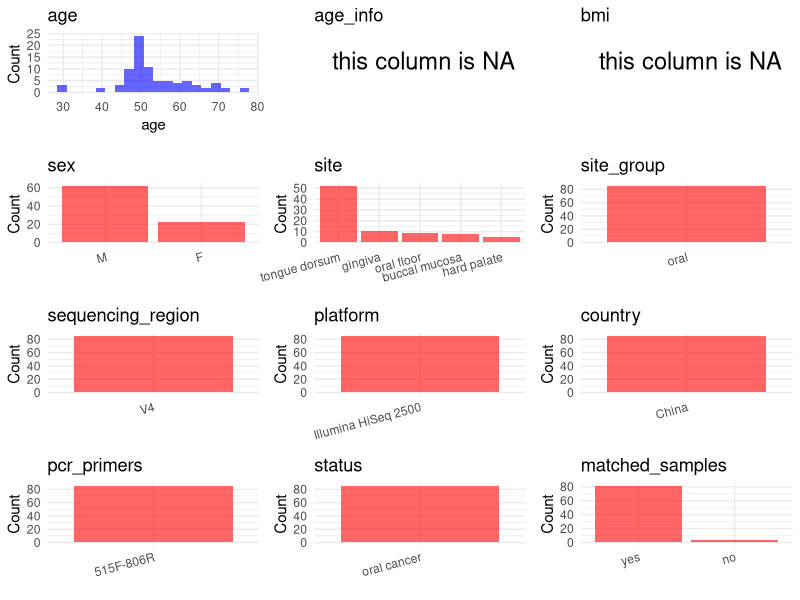

This figure's R source: (Note: this script raises an error after producing the figure.)
## ---- chunk 1
# Load libraries
library(dplyr)
library(ggplot2)
library(cowplot)

# (1) Setting working directory
# EDIT HERE: change project_id for each study
project_id <- "PRJNA813634"

base_dir <- "/beegfs/huangxiaochang/global_oral/global-oral-microbiome/data/projects/"
setwd(file.path(base_dir, project_id))

# (2) Loading raw SRA metadata file
sra_file <- "SraRunTable.csv"
initial_meta <- read.csv("SraRunTable.csv", header = TRUE)

# (3) OPTIONAL: If extra metadata (e.g., Table.x or supplemental materials) are available from the article, you may need to merge the file with initial_meta manually. Below is example code for merging. Depending on the specific case of each study, you can customize the code as needed.
# supp_table <- read.csv("supplemental_table.csv", header = TRUE)
# initial_meta <- left_join(initial_meta, supp_table, by = merge_col_name)
## ---- chunk 2
# (1) Read the article in the following order: abstract, the beginning of the results section, and the methods. Understand the sample size, experimental design, and disease group overview. Clarify the sampling sites; for oral and gut samples, specify the exact sites like supragingival plaque, tongue, etc.

# (2) IMPORTANT: MUST go through each column of initial_meta
# head(initial_meta, 10)

# IMPORTANT: Check the unique values in the column of interest or query column.
# lapply(initial_meta[c('body_habitat', 'body_product', 'body_site')], table) # site
# table(initial_meta$host_subject_id) # subject id
# table(initial_meta$platform..exp.) # output is Illumina
# table(initial_meta$target_subfragment..exp.)
## ---- chunk 3
# (1) EDIT HERE: Parameter setup
# NOTE: This project has no lab control samples (blanks/positives) or non-human samples. Leave keywords empty to skip filtering.
control_column <- NA   # column name in initial_meta
# unique(initial_meta[[control_column]])  # uncomment to explore
control_keywords <- c()     # Enter exact keywords

species_column <- NA          # column name in initial_meta
# unique(initial_meta[[species_column]])  # uncomment to explore
non_human_keywords <- c()            # Enter exact keywords


# (2) Remove controls and non-human samples. DO NOT need to modify code in this part, just run it.
n_samples <- nrow(initial_meta)
# Control evaluation
if (length(control_keywords) > 0) {
  if (is.null(control_column) || control_column == "") {
    stop("Error: control_keywords provided but control_column is missing.")
  }

  if (!(control_column %in% colnames(initial_meta))) {
    stop(sprintf("Error: Column '%s' not found in initial_meta.", control_column))
  }

  control_pattern <- paste(control_keywords, collapse = "|")
  control_text <- initial_meta[[control_column]]
  is_control <- grepl(control_pattern, control_text)

} else {
  is_control <- rep(FALSE, n_samples)
}

# Non-human evaluation
if (length(non_human_keywords) > 0) {
  if (is.null(species_column) || species_column == "") {
    stop("Error: non_human_keywords provided but species_column is missing.")
  }

  if (!(species_column %in% colnames(initial_meta))) {
    stop(sprintf("Error: Column '%s' not found in initial_meta.", control_column))
  }

  non_human_pattern <- paste(non_human_keywords, collapse = "|")
  species_text <- initial_meta[[species_column]]
  is_non_human <- grepl(non_human_pattern, species_text)
} else {
  is_non_human <- rep(FALSE, n_samples)
}

# Execute removal
samples_to_remove <- is_control | is_non_human
initial_meta <- initial_meta[!samples_to_remove, ]

cat("Initial samples counts:",n_samples,"\n")
cat("Removed control samples:", sum(is_control), "\n")
cat("Removed non-human samples:", sum(is_non_human), "\n")
cat("Total samples removed ", sum(samples_to_remove), "\n")
cat("Remaining samples after Step 2:", nrow(initial_meta), "\n")
## ---- chunk 4
# Extract columns from initial_meta as follows:
# (1) No modification needed → extract directly.
# (2) Modification needed → create a column start with 'raw_' and mark the target column as "pending".
# (3) Need to find or determine based on the article.

metadata <- data.frame(
  bioproject = initial_meta$BioProject,
  sample_id = initial_meta$Run,
  raw_subject_id = initial_meta$Sample.Name,
  subject_id = "pending",
  age = initial_meta$AGE,
  age_info = NA,
  bmi = NA,
  raw_sex = initial_meta$sex,
  sex = "pending",
  sequencing_region = "V4",
  platform = initial_meta$Instrument,
  country = "China",
  raw_site = initial_meta$isolate,
  site = "pending",
  site_group = "pending",
  public_time = initial_meta$ReleaseDate,
  pcr_primers = NA,
  title = NA,
  disease_study = NA,
  status = "Tumor",
  matched_samples = "pending",
  is_time_series = "no",
  stringsAsFactors = FALSE
)

metadata$public_time <- as.Date(metadata$public_time)
## ---- chunk 5
# (1) Handle the columns with the `raw_` prefix.
# IMPORTANT: Add comments if the modification is not straightforward!!
# Convert raw_sex to standard F/M encoding
# SRA raw_sex values: female/male
metadata <- metadata %>%
  mutate(sex = case_when(
    tolower(raw_sex) %in% c("female", "f") ~ "F",
    tolower(raw_sex) %in% c("male", "m") ~ "M",
    TRUE ~ NA_character_
  ))

# Extract subject_id from Sample.Name (e.g., "PT4_2" → "PT4")
metadata$subject_id <- gsub("_.*$", "", metadata$raw_subject_id)

# Site from isolate column (tissue column in SRA is uncalculated; isolate has correct anatomical sites)
metadata$site <- tolower(metadata$raw_site)

# Standardize non-standard site names to anatomical terms
metadata$site <- case_when(
  metadata$site == "tongue" ~ "tongue dorsum",
  metadata$site == "gingival" ~ "gingiva",
  metadata$site == "oralfloor" ~ "oral floor",
  metadata$site == "buccal" ~ "buccal mucosa",
  metadata$site == "palate" ~ "hard palate",
  TRUE ~ metadata$site
)

# All samples are tumor tissue from oral cancer patients
metadata$status <- "oral cancer"

metadata$pcr_primers <- "515F-806R"
metadata$title <- "The oral cancer microbiome contains tumor space specific and clinicopathologyspecific bacteria"
metadata$disease_study <- "yes"

## ---- chunk 6
# (2) Filling the 'site_group' and 'matched_samples' columns
# editing site_group
unique(metadata$site)
# EDIT HERE: add oral sites
Oral_site = c("saliva", "mouth", "tongue coating", "supragingival plaque", "subgingival plaque", "oral swab", "denture", "tooth", "abscess pus", "adjacent periodontal pocket", "patient healthy crevice", "healthy control crevice", "gingival crevicular fluid", "subgingival plaque", "palate", "caout", "tongue dorsum", "gingiva", "oral floor", "buccal mucosa", "hard palate")
# EDIT HERE: add gut sites
Gut_site = c("feces", "stool")
# just run
metadata <- metadata %>%
  mutate(site_group = case_when(
    site %in% Oral_site ~ "oral",
    site %in% Gut_site ~ "gut",
    TRUE ~ "other"
  ))

# editing matched_samples, just run.
metadata$matched_samples <- ifelse(
  ave(metadata$subject_id, metadata$subject_id, FUN = length) > 1,
  "yes",
  "no"
)
## ---- chunk 7
# (3) check if there is pending value in metadata. If there is pending value, go on modify the metadata.
# Function to check if a column contains "pending"
has_pending <- function(col) {
  if (is.character(col) || is.factor(col)) {
    any(col == "pending", na.rm = TRUE)
  } else {
    FALSE
  }
}

# Check for any pending value
any_pending_value <- any(sapply(metadata, has_pending))

if (!any_pending_value) {
  message("Good! No cell contains the value 'pending'.")
} else {
  pending_cols <- names(metadata)[sapply(metadata, has_pending)]
  message("Columns containing 'pending': ", paste(pending_cols, collapse = ", "))
  message("Please continue to resolve these pending columns!")
}
## ---- chunk 8
# Select columns for visualization, just run
plot_data <- metadata %>%
  select(-bioproject, -sample_id, -subject_id, -title)

create_simple_plots <- function(data) {
  plots <- list()
  continuous_vars <- c("age", "bmi")

  for (col in colnames(data)) {
    if (all(is.na(data[[col]]))) {
      p <- ggplot() +
        annotate("text", x = 0.5, y = 0.5, label = "this column is NA", size = 6) +
        labs(title = col) +
        theme_void()
    } else if (col %in% continuous_vars && is.numeric(data[[col]])) {
      p <- ggplot(data, aes(x = .data[[col]])) +
        geom_histogram(fill = "blue", alpha = 0.6, bins = 20, na.rm = TRUE) +
        labs(title = col, x = col, y = "Count") +
        theme_minimal()
    } else {
      count_data <- as.data.frame(table(data[[col]], useNA = "ifany"))
      p <- ggplot(count_data, aes(x = reorder(Var1, -Freq), y = Freq)) +
        geom_col(fill = "red", alpha = 0.6) +
        labs(title = col, x = NULL, y = "Count") +
        theme_minimal() +
        theme(axis.text.x = element_text(angle = 15, hjust = 1))
    }
    plots[[col]] <- p
  }

  return(plots)
}

# Generate and arrange plots
plots <- create_simple_plots(plot_data)
p <- plot_grid(plots$age,
               plots$age_info,
               plots$bmi,
               plots$sex,
               plots$site,
               plots$site_group,
               plots$sequencing_region,
               plots$platform,
               plots$country,
               plots$pcr_primers,
               plots$status,
               plots$matched_samples,
               ncol = 3, align = "hv", axis = "lb")
ggsave("Metadata_Summary.png", plot = p, width = 8, height = 6, dpi = 150)
## ---- chunk 9
# Insert Metadata_Summary.png into the current Rmd output
knitr::include_graphics("Metadata_Summary.png")
## ---- chunk 10
# Reorder the data frame
fixed_cols <- c("bioproject", "sample_id", "subject_id", "age", "age_info",
                "bmi", "sex", "platform", "sequencing_region", "pcr_primers",
                "country", "site", "site_group", "disease_study", "status",
                "title", "public_time", "matched_samples", "is_time_series")
metadata <- metadata %>%
  select(all_of(fixed_cols), everything())

# save metadata
# head(metadata)
write.csv(metadata, file = "metadata_v2.csv", quote = TRUE, row.names = FALSE)
